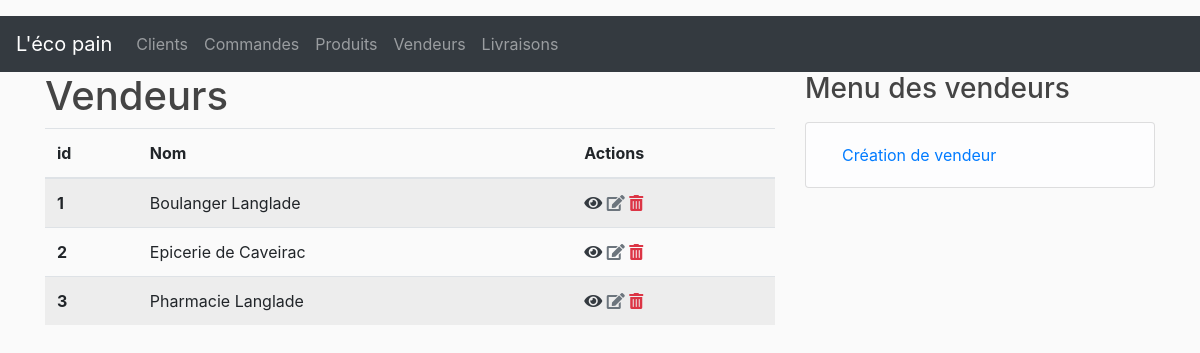
/vendors, run on the app's committed database.
### lecopain/dao/models.py (models this page shows, shortened)
class Vendor(db.Model)        :
    __tablename__             = 'vendors'
    id                        = db.Column(db.Integer, primary_key  = True)
    name                      = db.Column(db.String(50), nullable  = False)
    email                     = db.Column(db.String(200), nullable = False)
    products                  = db.relationship('Product', backref = 'vendor', lazy = True)
    vendorOrders              = db.relationship('VendorOrder', backref = 'vendor', lazy = True)

### lecopain/controllers/vendor_controller.py (the view)
@vendor_page.route("/vendors", methods=['GET', 'POST'])
def vendors():
    new_orders=[]
    vendorManager = VendorManager()
    vendors = Vendor.query.all()
    for vendor in vendors :
        new_orders.append(vendorManager.get_last_order(vendor))
    for order in new_orders :
        if order != None :
            print(str(order.delivery_dt))
    return render_template('/vendors/vendors.html', vendors=vendors, new_orders= new_orders, cpt=0)

### lecopain/services/vendor_manager.py (called while the page is built)
    def get_last_order(self, vendor) :
        newer_order = None
        orders = CustomerOrder.query.filter(VendorOrder.vendor_id == vendor.id).all()
        for order in orders :
            if(newer_order == None) :
                print("newer from null")
                newer_order = order
            elif (order.delivery_dt > newer_order.delivery_dt) :
                newer_order = order
                print("newer from other")
        return newer_order

### lecopain/templates/vendors/vendors.html
{% extends "layout.html" %}
{% block content %}
<h1>Vendeurs</h1>
{% set count = O %}
    <table class="table table-striped">
        <thead>
            <tr>
            <th scope="col">id</th>
            <th scope="col">Nom</th>
            <th scope="col">Actions</th>
            </tr>
        </thead>
        <tbody>
        {% for vendor in vendors %}
            <tr>
            <th scope="row">{{ vendor.id }}</th>
            <td>{{ vendor.name }}</td>
            <td><a href="/vendors/{{vendor.id}}" class="text-dark" alt="Détails"><i class="fas fa-eye"></i></a></span>
                <a href="/vendors/update/{{vendor.id}}" class="text-secondary alt="Editer"><i class="fas fa-edit"></i></a>
                <a href="/vendors/delete/{{vendor.id}}" class="text-danger alt="Supprimer"><i class="fas fa-trash-alt"></i></a>
            </td>
            </tr>
        {%endfor%}
        </tbody>
    </table>
{% endblock %}
{% block right_menu %}
<div class="content-section">
    <h3>Menu des vendeurs</h3>
    <p class='text-muted'>
        <ul class="list-group">
        <li class="list-group-item list-group-item-light">
            <a class="nav-link" href="/vendors/new">Création de vendeur</a></li>
        </ul>
    </p>
</div>
{% endblock %}

### lecopain/static/main.css (style rules this page uses)
body { background: #fafafa; color: #333333; margin-top: 1rem; }
h1, h2, h3, h4, h5, h6 { color:#444444; }

### data on the page
Vendor: id "1", name "Boulanger Langlade"
Vendor: id "2", name "Epicerie de Caveirac"
Vendor: id "3", name "Pharmacie Langlade"
